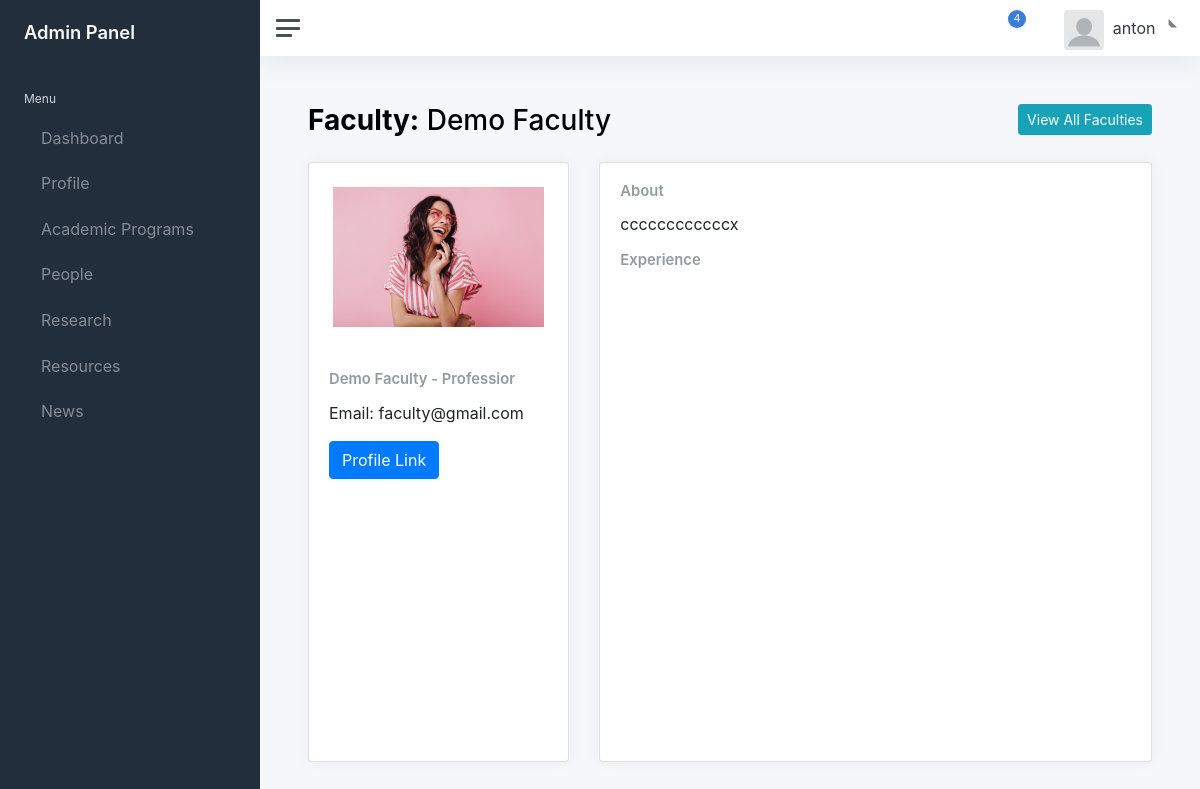
Before: /super-admin/people/facutly/5 (signed in) with the older database file.
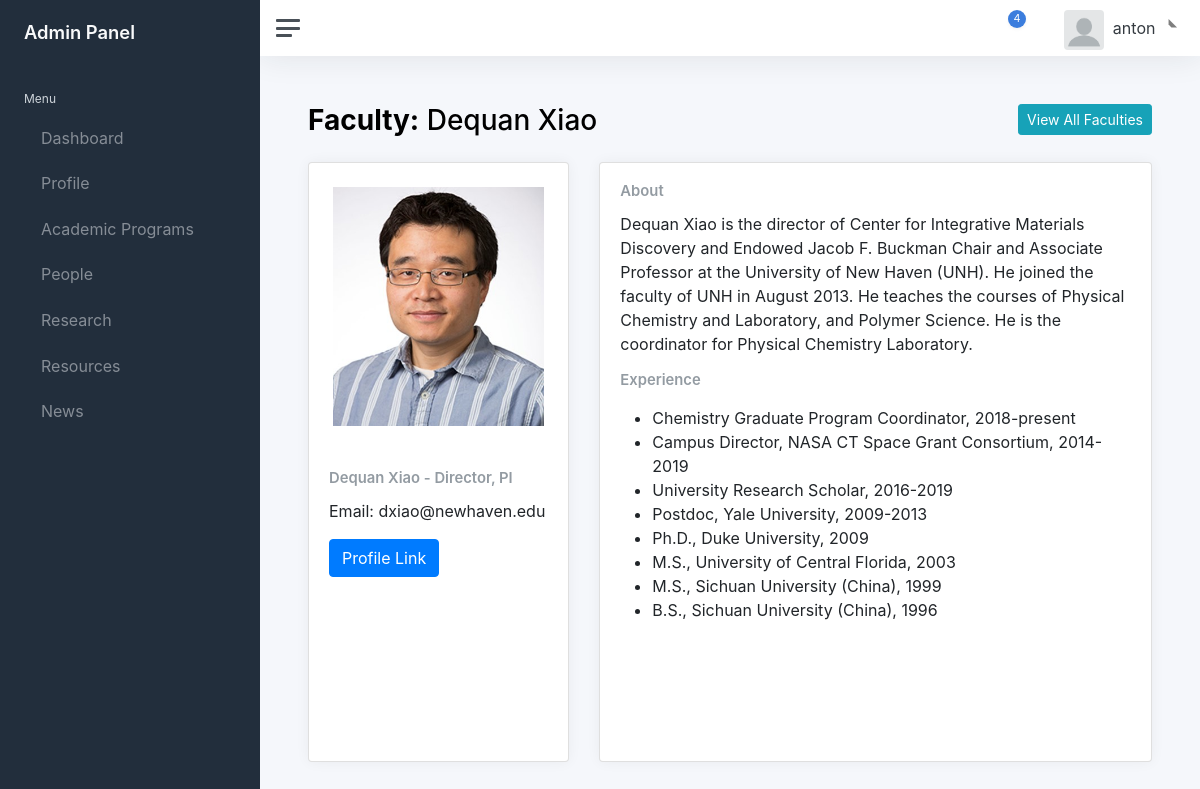
After: the same page with the newer database file.
### peopleApp/models.py (models this page shows, shortened)
class faculty(models.Model) :
    name = models.TextField(max_length=100)
    faculty_image = models.ImageField(null=True, blank=True, upload_to="Images/")
    email = models.EmailField(max_length=50)
    designation = models.TextField(max_length=100)
    experience = models.TextField(max_length=100)
    about = models.TextField(max_length=500, null=True)
    url = models.TextField(max_length=100)

### peopleApp/views.py (the view)
@login_required
def singleFaculty(request,id):
    faculty = all_faculty.objects.get(id=id)
    return render(request, 'peopleApp/singleFaculty.html',context={'faculty':faculty})

### templates/peopleApp/singleFaculty.html (shortened to what this page needs)
{% extends "layouts/admin.html" %}
{% load static %}
{% block content %}
<main class="content">
	<div class="container-fluid p-0">
		  <div class="d-flex justify-content-between pb-2">
		  	<h1 class="h3 mb-3"><strong>Faculty:</strong> {{ faculty.name }}</h1>
        <a href="{% url 'faculty' %}"> <button  class="btn btn-sm btn-info" >View All Faculties</button></a>
		  </div>
      <div class="row">
            <div class="col-sm-4" >
              <div class="card" style="height: 600px !important">
                <img src="/media/{{ BASIC_DIR }}/{{faculty.faculty_image}}" class="card-img-top p-4" alt="...">
                <div class="card-body">
                  <h5 class="card-title">{{ faculty.name }} - {{faculty.designation}}</h5>
                  <p class="card-text">Email: {{ faculty.email }}</p>
                  <a href="{{ faculty.url }}" class="btn btn-primary" target="_blank">Profile Link</a>
                </div>
              </div>
            </div>
            <div class="col-sm-8">
              <div class="card" style="height: 600px !important">
                <div class="card-body">
                  <h5 class="card-title">About</h5>
                  <p class="card-text">{{ faculty.about }}</p>
                  <h5 class="card-title">Experience</h5>
                  <p class="card-text">{{ faculty.experience|safe }}</p>
                </div>
              </div>
            </div>
      </div>
  </div>
</main>
{% endblock %}

Changed rows visible on the page:
changed faculty: name "Demo Faculty" → "Dequan Xiao"; faculty_image: a different picture; designation "Professior" → "Director, PI"; email "faculty@gmail.com" → "dxiao@newhaven.edu"; about "ccccccccccccx" → "Dequan Xiao is the director of Center for Integrative Materials Discovery and Endowed Jacob F. Buckman Chair and Associate Professor at the University of New Haven (UNH). He joined the faculty of UNH in August 2013. He teaches the courses of Physical Chemistry and Laboratory, and Polymer Science. He is the coordinator for Physical Chemistry Laboratory."; experience (not shown) → "Chemistry Graduate Program Coordinator, 2018-present Campus Director, NASA CT Space Grant Consortium, 2014-2019 University Research Scholar, 2016-2019 Postdoc, Yale University, 2009-2013 Ph.D., Duke University, 2009 M.S., University of Central Florida, 2003 M.S., Sichuan University (China), 1999 B.S., Sichuan University (China), 1996"
